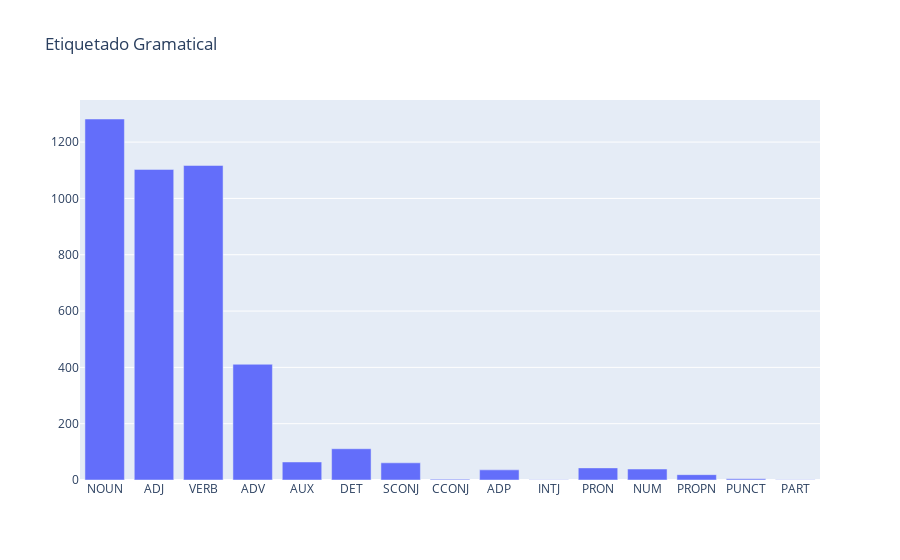

The code cell stored with this chart in its notebook:
### Code cell
trace = go.Bar(x=temp.eti.values[:15],
               y=temp.cnt.values[:15])

layout = go.Layout(title='Etiquetado Gramatical')

fig = go.Figure(data=[trace], layout=layout)
iplot(fig)

### Figure 1 — Plotly figure (JSON) as saved in the notebook; plotly's stock layout.template omitted (floating-point values rounded to 4 significant figures)
{"data": [{"type": "bar", "x": ["NOUN", "ADJ", "VERB", "ADV", "AUX", "DET", "SCONJ", "CCONJ", "ADP", "INTJ", "PRON", "NUM", "PROPN", "PUNCT", "PART"], "y": [1282, 1103, 1117, 411, 64, 111, 61, 3, 36, 1, 43, 39, 19, 4, 1]}], "layout": {"title": {"text": "Etiquetado Gramatical"}}}
